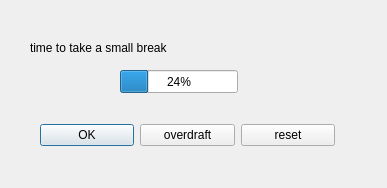
<?xml version="1.0" encoding="UTF-8"?>
<ui version="4.0">
 <class>MicWin</class>
 <widget class="QDialog" name="MicWin">
  <property name="geometry">
   <rect>
    <x>0</x>
    <y>0</y>
    <width>387</width>
    <height>188</height>
   </rect>
  </property>
  <property name="windowTitle">
   <string>Dialog</string>
  </property>
  <widget class="QLabel" name="label">
   <property name="geometry">
    <rect>
     <x>30</x>
     <y>40</y>
     <width>211</width>
     <height>16</height>
    </rect>
   </property>
   <property name="text">
    <string>time to take a small break</string>
   </property>
  </widget>
  <widget class="QProgressBar" name="progressBar">
   <property name="enabled">
    <bool>true</bool>
   </property>
   <property name="geometry">
    <rect>
     <x>120</x>
     <y>70</y>
     <width>118</width>
     <height>23</height>
    </rect>
   </property>
   <property name="value">
    <number>24</number>
   </property>
   <property name="invertedAppearance">
    <bool>false</bool>
   </property>
   <property name="format">
    <string>%p%</string>
   </property>
  </widget>
  <widget class="QWidget" name="">
   <property name="geometry">
    <rect>
     <x>40</x>
     <y>120</y>
     <width>295</width>
     <height>30</height>
    </rect>
   </property>
   <layout class="QHBoxLayout" name="horizontalLayout">
    <item>
     <widget class="QPushButton" name="OK">
      <property name="text">
       <string>OK</string>
      </property>
     </widget>
    </item>
    <item>
     <widget class="QPushButton" name="overdraft">
      <property name="text">
       <string>overdraft</string>
      </property>
     </widget>
    </item>
    <item>
     <widget class="QPushButton" name="reset">
      <property name="text">
       <string>reset</string>
      </property>
     </widget>
    </item>
   </layout>
  </widget>
 </widget>
 <resources/>
 <connections/>
</ui>
